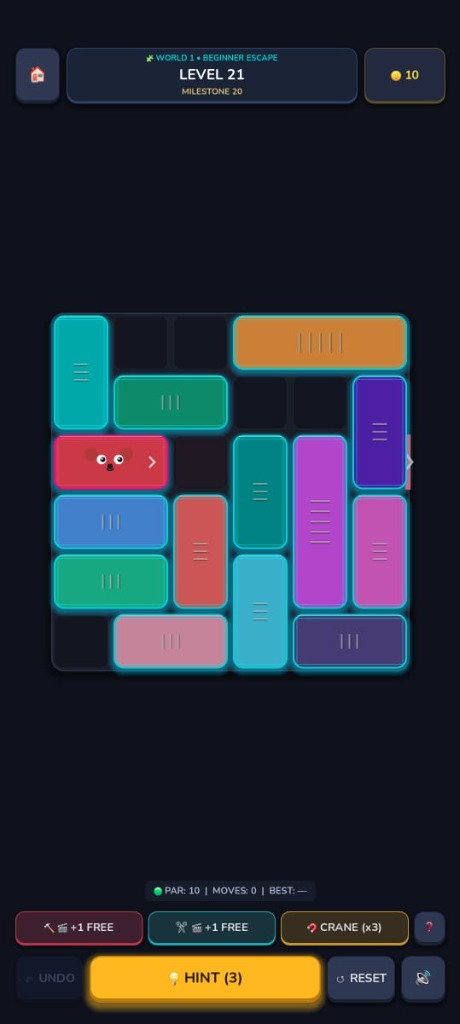
#> input picture assets/store_raw/media_1794916905724_4449ce7d.jpg, 460 x 1024 px, found by its file name
$ python process_user_screenshots.py
#> lines starting #> are read from the running program, lines starting #| are printed output that depends on the picture
import os
from PIL import Image, ImageDraw, ImageFont, ImageFilter

FONT_PATH = "assets/fonts/Nunito-Bold.ttf"

items = [
    {
        "src": "/home/ram/.gemini/antigravity/brain/22713f5e-55a4-4e1b-a201-0acf0b02c3ab/.user_uploaded/media_1794916905724_4449ce7d.jpg",
        "tag": "LEVEL 21 • WORLD 1",
        "title": "SLIDE & ESCAPE!",
        "subtitle": "Clear the Path for the Cute Hero Block",
        "badge_color": (255, 71, 87),
        "title_color": (255, 255, 255),
        "sub_color": (0, 220, 240),
        "out": "build/playstore_screenshot_1_gameplay.png"
    },
    {
        "src": "/home/ram/.gemini/antigravity/brain/22713f5e-55a4-4e1b-a201-0acf0b02c3ab/.user_uploaded/media_1794916905727_427b3191.jpg",
        "tag": "4 DYNAMIC WORLDS",
        "title": "200 PUZZLE LEVELS",
        "subtitle": "Beginner, Traffic Jam, Frost & Lasers",
        "badge_color": (0, 210, 211),
        "title_color": (255, 255, 255),
        "sub_color": (255, 215, 0),
        "out": "build/playstore_screenshot_2_worlds.png"
    },
    {
        "src": "/home/ram/.gemini/antigravity/brain/22713f5e-55a4-4e1b-a201-0acf0b02c3ab/.user_uploaded/media_1794916905719_ed80ea32.jpg",
        "tag": "FREE DAILY SPINS",
        "title": "LUCKY WHEEL REWARDS",
        "subtitle": "Win Free Coins, Power-Ups & Skins",
        "badge_color": (255, 159, 67),
        "title_color": (255, 255, 255),
        "sub_color": (255, 220, 100),
        "out": "build/playstore_screenshot_3_lucky_wheel.png"
    },
    {
        "src": "/home/ram/.gemini/antigravity/brain/22713f5e-55a4-4e1b-a201-0acf0b02c3ab/.user_uploaded/media_1794916905723_4d3e7b39.jpg",
        "tag": "PLAYER JOURNEY",
        "title": "TRACK YOUR MASTERY",
        "subtitle": "Collect 600 Stars & 200 Par Master Crowns",
        "badge_color": (165, 94, 234),
        "title_color": (255, 255, 255),
        "sub_color": (0, 240, 255),
        "out": "build/playstore_screenshot_4_stats.png"
    },
    {
        "src": "/home/ram/.gemini/antigravity/brain/22713f5e-55a4-4e1b-a201-0acf0b02c3ab/.user_uploaded/media_1794916905721_8be47363.jpg",
        "tag": "GAME MODES",
        "title": "DAILY CHALLENGE & BLITZ",
        "subtitle": "100% Offline • No Wi-Fi Required",
        "badge_color": (46, 213, 115),
        "title_color": (255, 255, 255),
        "sub_color": (120, 255, 170),
        "out": "build/playstore_screenshot_5_modes.png"
    }
]

W, H = 1080, 1920
f_tag = ImageFont.truetype(FONT_PATH, 24)
f_title = ImageFont.truetype(FONT_PATH, 56)
f_sub = ImageFont.truetype(FONT_PATH, 30)
f_foot = ImageFont.truetype(FONT_PATH, 24)

for item in items:
    # 1. Base canvas
    canvas = Image.new("RGB", (W, H), (14, 17, 28))
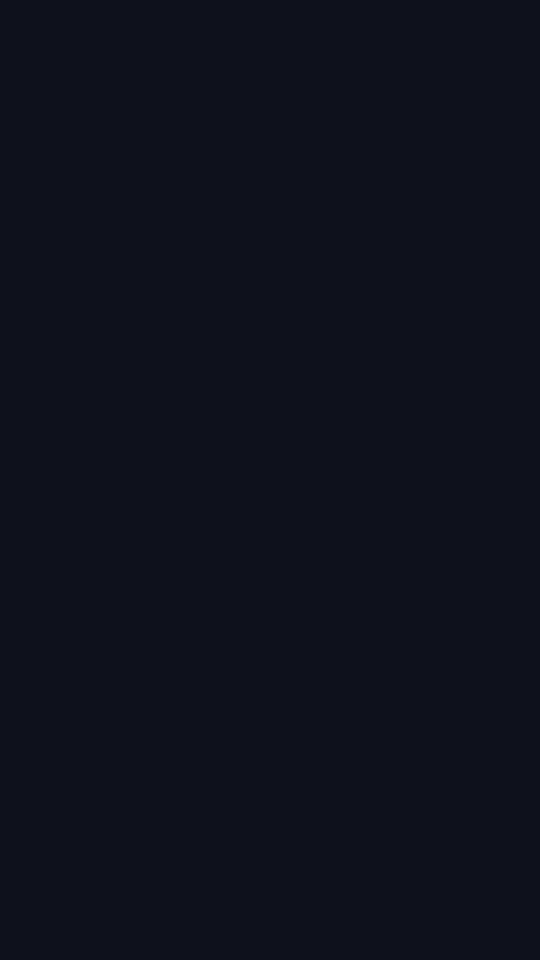
#> canvas: PIL image 1080x1920 RGB (shown at 1/2 size); mean R, G, B 14, 17, 28
    draw = ImageDraw.Draw(canvas)

    # Vertical gradient
    for y in range(H):
        ratio = y / H
        r = int(12 + 14 * ratio)
        g = int(15 + 16 * ratio)
        b = int(26 + 30 * ratio)
        draw.line([(0, y), (W, y)], fill=(r, g, b))

    # Grid lines pattern
    for x in range(0, W, 60):
        draw.line([(x, 0), (x, H)], fill=(24, 30, 50), width=1)
    for y in range(0, H, 60):
        draw.line([(0, y), (W, y)], fill=(24, 30, 50), width=1)

    # Glow beneath banner
    glow = Image.new("RGBA", (W, H), (0, 0, 0, 0))
#> glow: PIL image 1080x1920 RGBA; every value is 0
    gdraw = ImageDraw.Draw(glow)
    gdraw.ellipse([150, 40, W - 150, 320], fill=(*item["badge_color"], 50))
    glow = glow.filter(ImageFilter.GaussianBlur(60))
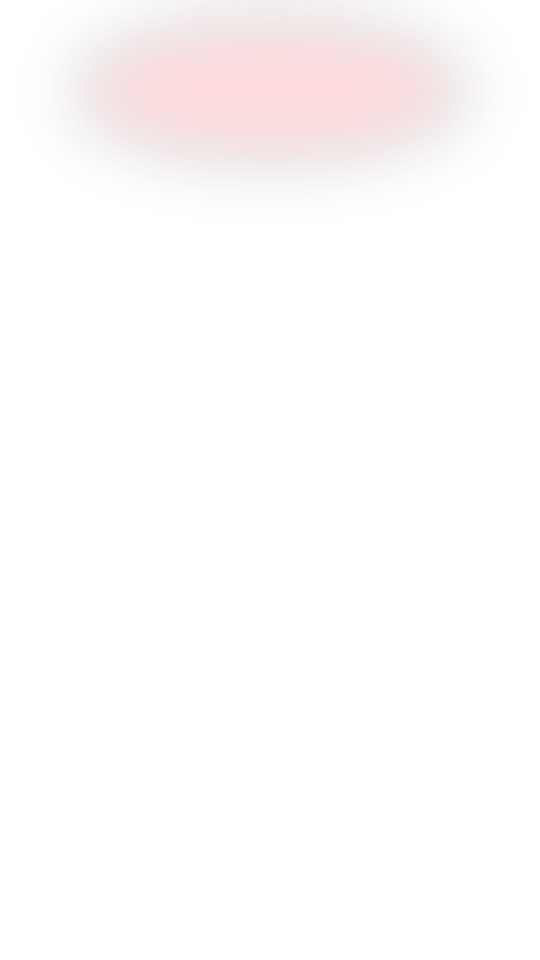
#> glow: PIL image 1080x1920 RGBA (shown at 1/2 size); mean R, G, B, A 20.9, 5.8, 7.1, 4.1; transparent parts drawn white
    canvas.paste(glow, (0, 0), glow)
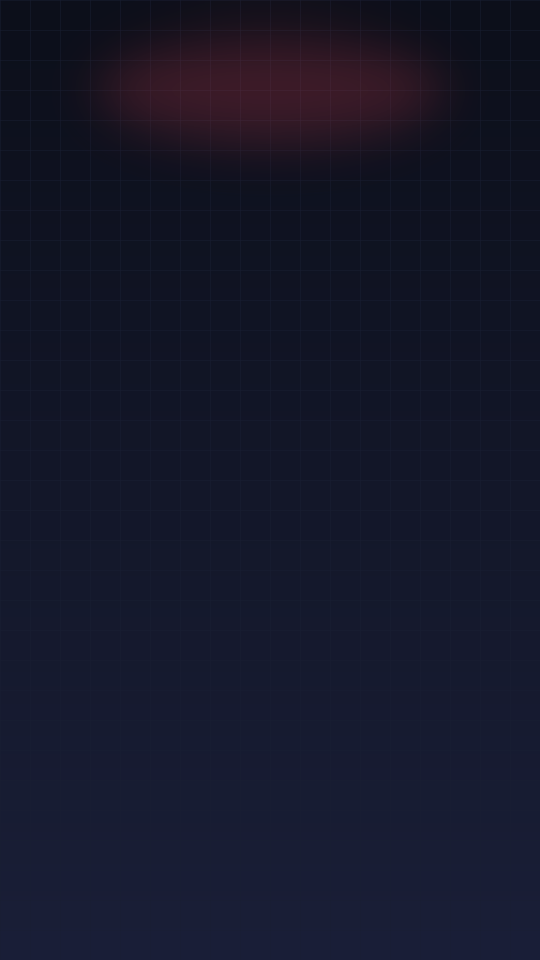
#> canvas: PIL image 1080x1920 RGB (shown at 1/2 size); mean R, G, B 21.2, 23.3, 41.3
    draw = ImageDraw.Draw(canvas)

    # 2. Top Header Banner Card
    draw.rounded_rectangle([40, 40, W - 40, 250], radius=24, fill=(20, 25, 42), outline=(45, 56, 92), width=2)

    # Tag Badge
    bbox_tag = draw.textbbox((0, 0), item["tag"], font=f_tag)
#> bbox_tag = (0, 5, 255, 23)
    tw = bbox_tag[2] - bbox_tag[0]
#> tw = 255
    badge_pad = 20
    draw.rounded_rectangle([W // 2 - tw // 2 - badge_pad, 58, W // 2 + tw // 2 + badge_pad, 98], radius=20, fill=item["badge_color"])
    draw.text((W // 2 - tw // 2, 64), item["tag"], font=f_tag, fill=(255, 255, 255))

    # Main Title
    bbox_title = draw.textbbox((0, 0), item["title"], font=f_title)
#> bbox_title = (0, 10, 481, 53)
    tiw = bbox_title[2] - bbox_title[0]
#> tiw = 481
    draw.text((W // 2 - tiw // 2, 114), item["title"], font=f_title, fill=item["title_color"])

    # Subtitle
    bbox_sub = draw.textbbox((0, 0), item["subtitle"], font=f_sub)
#> bbox_sub = (0, 5, 574, 28)
    sw = bbox_sub[2] - bbox_sub[0]
#> sw = 574
    draw.text((W // 2 - sw // 2, 186), item["subtitle"], font=f_sub, fill=item["sub_color"])

    # 3. Embed User Screenshot in Phone Mockup Frame
    # Raw screenshot is 460 x 1024
    user_img = Image.open(item["src"]).convert("RGBA")

    # We want it to occupy from y = 280 to y = 1840 (height = 1560)
    # Target height ~ 1520px -> target width = 1520 * (460/1024) = 682 px
    screen_h = 1520
    screen_w = int(screen_h * (user_img.width / user_img.height)) # ~682
#> screen_w = 682
    user_resized = user_img.resize((screen_w, screen_h), Image.Resampling.LANCZOS)

    # Rounded corners for screenshot
    mask = Image.new("L", (screen_w, screen_h), 0)
#> mask: PIL image 682x1520 L; every value is 0
    mask_draw = ImageDraw.Draw(mask)
    mask_draw.rounded_rectangle([0, 0, screen_w, screen_h], radius=32, fill=255)

    pos_x = (W - screen_w) // 2
#> pos_x = 199
    pos_y = 280

    # Phone bezel shadow
    draw.rounded_rectangle([pos_x - 12 + 6, pos_y - 12 + 10, pos_x + screen_w + 12 + 6, pos_y + screen_h + 12 + 10], radius=42, fill=(5, 7, 12))
    # Phone bezel outer frame
    draw.rounded_rectangle([pos_x - 12, pos_y - 12, pos_x + screen_w + 12, pos_y + screen_h + 12], radius=42, fill=(30, 36, 58), outline=(60, 72, 110), width=3)
    # Inner border
    draw.rounded_rectangle([pos_x - 3, pos_y - 3, pos_x + screen_w + 3, pos_y + screen_h + 3], radius=34, fill=(10, 12, 20))

    # Paste screenshot
    canvas.paste(user_resized, (pos_x, pos_y), mask)
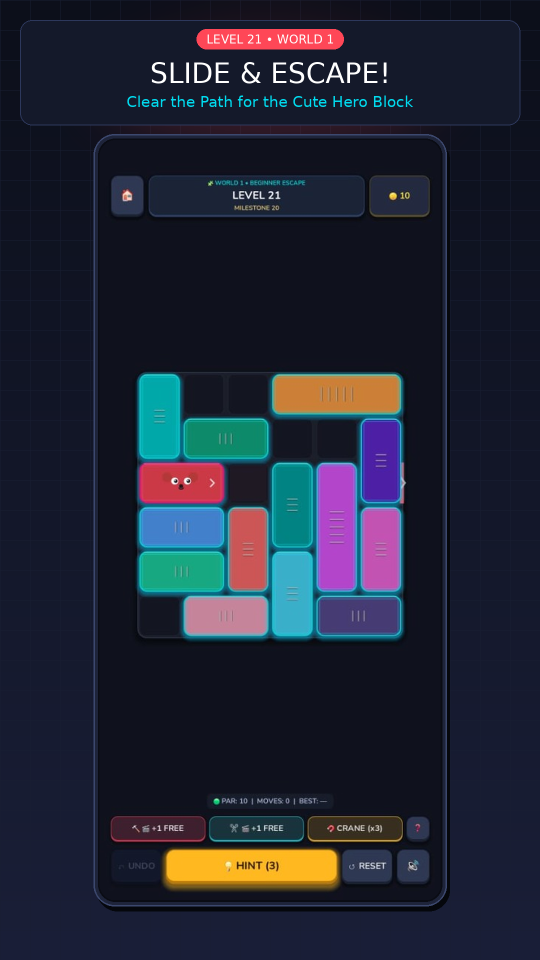
#> canvas: PIL image 1080x1920 RGB (shown at 1/2 size); mean R, G, B 33, 37.3, 52.3

    # Save final Play Store screenshot
    canvas.save(item["out"], quality=95)
    print("Created:", item["out"], canvas.size)
#| Created: build/playstore_screenshot_1_gameplay.png (1080, 1920)
#> pass 2 of the loop `for item in items:`:
#> `glow = glow.filter(ImageFilter.GaussianBlur(60))`:
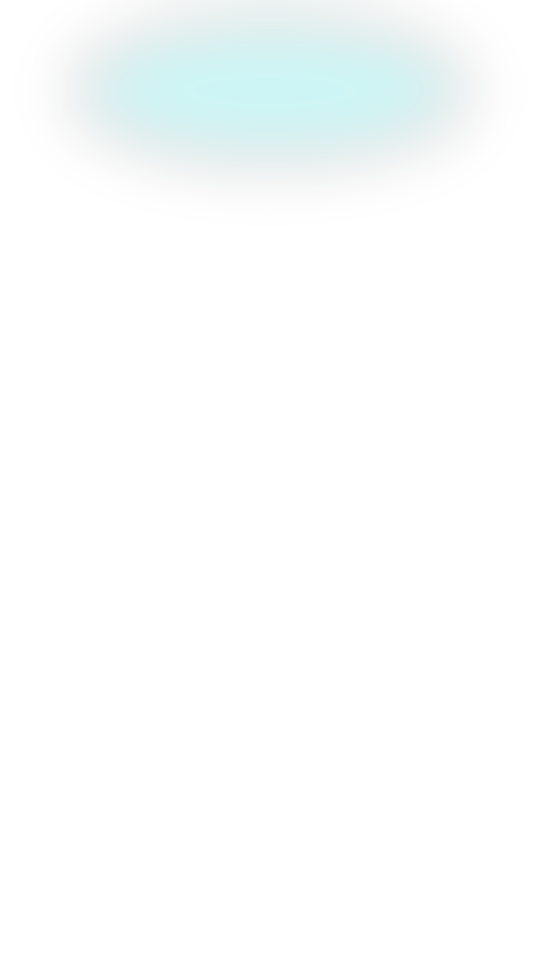
#> glow: PIL image 1080x1920 RGBA (shown at 1/2 size); mean R, G, B, A 0, 17.2, 17.3, 4.1; transparent parts drawn white
#> bbox_tag = (0, 5, 248, 23)
#> tw = 248
#> bbox_title = (0, 10, 567, 53)
#> tiw = 567
#> bbox_sub = (0, 5, 542, 34)
#> sw = 542
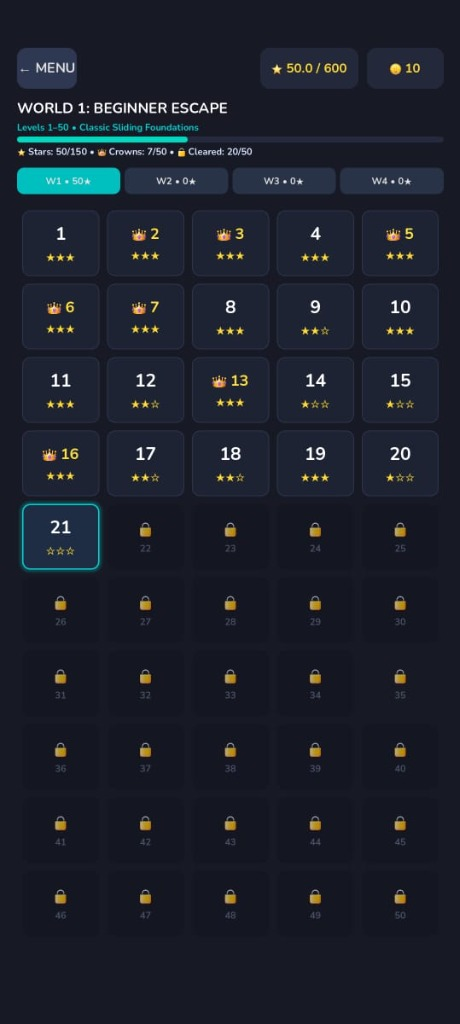
#> input picture assets/store_raw/media_1794916905727_427b3191.jpg, 460 x 1024 px, found by its file name
#> `canvas.paste(user_resized, (pos_x, pos_y), mask)`:
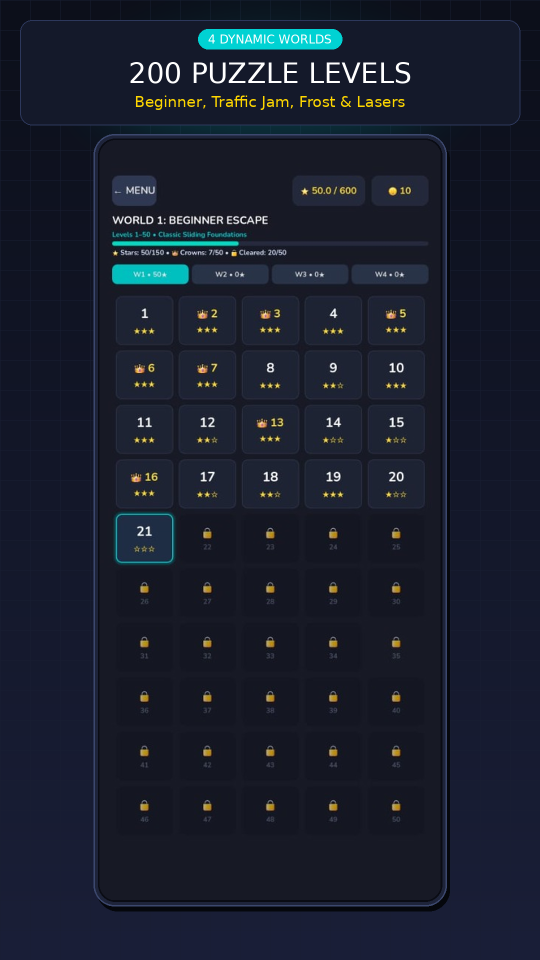
#> canvas: PIL image 1080x1920 RGB (shown at 1/2 size); mean R, G, B 25.2, 30.8, 45.2
#| Created: build/playstore_screenshot_2_worlds.png (1080, 1920)
#> pass 3 of the loop `for item in items:`:
#> `glow = glow.filter(ImageFilter.GaussianBlur(60))`:
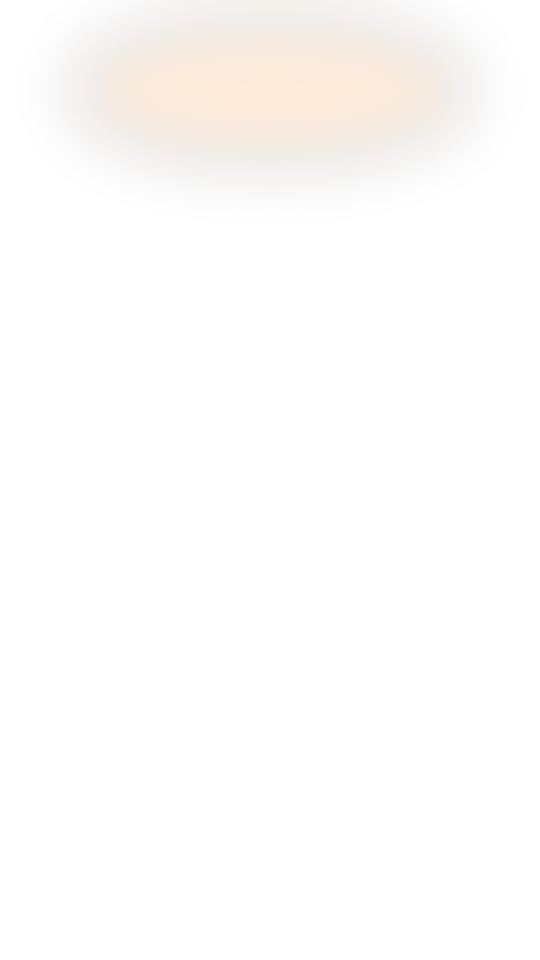
#> glow: PIL image 1080x1920 RGBA (shown at 1/2 size); mean R, G, B, A 20.9, 13, 5.5, 4.1; transparent parts drawn white
#> bbox_tag = (0, 5, 212, 23)
#> tw = 212
#> bbox_title = (0, 10, 695, 53)
#> tiw = 695
#> bbox_sub = (0, 5, 518, 34)
#> sw = 518
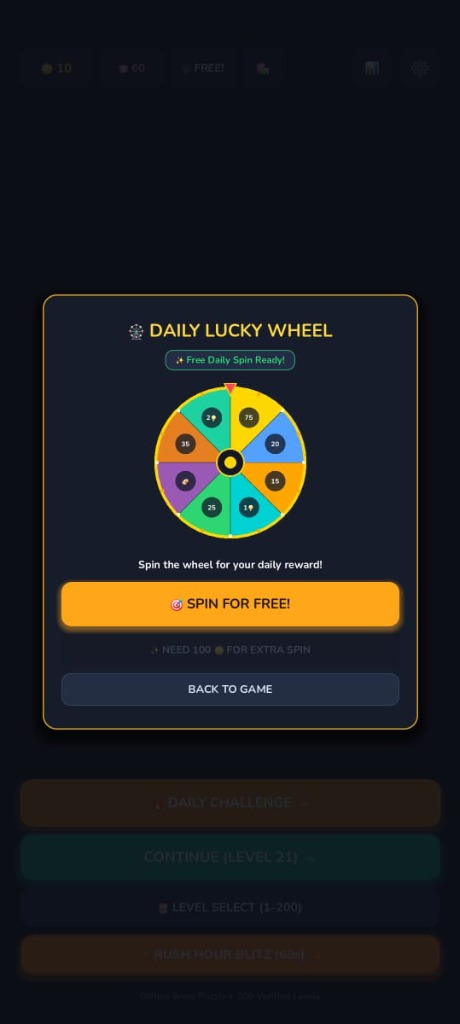
#> input picture assets/store_raw/media_1794916905719_ed80ea32.jpg, 460 x 1024 px, found by its file name
#> `canvas.paste(user_resized, (pos_x, pos_y), mask)`:
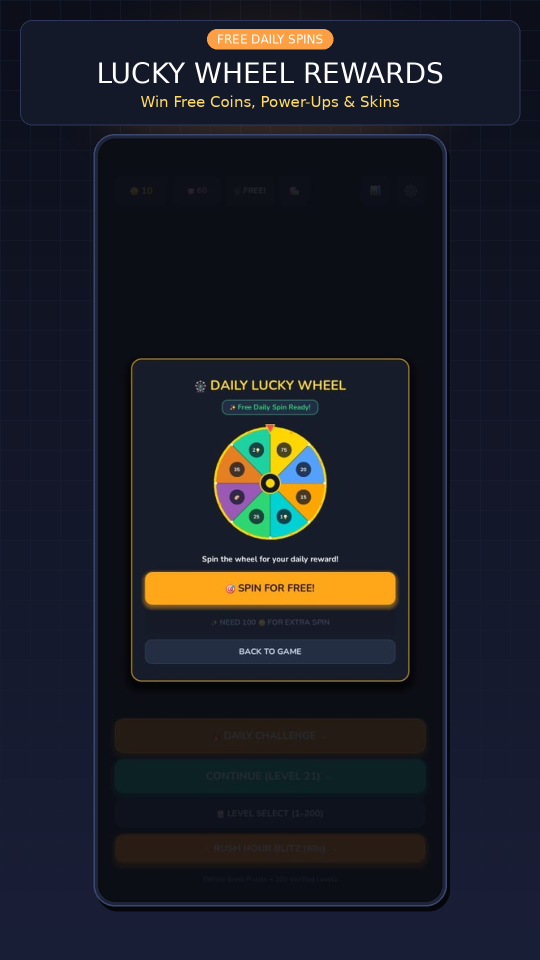
#> canvas: PIL image 1080x1920 RGB (shown at 1/2 size); mean R, G, B 28.2, 30.5, 38.7
#| Created: build/playstore_screenshot_3_lucky_wheel.png (1080, 1920)
#> (the run stopped early here; a loop or call above may not have finished)
